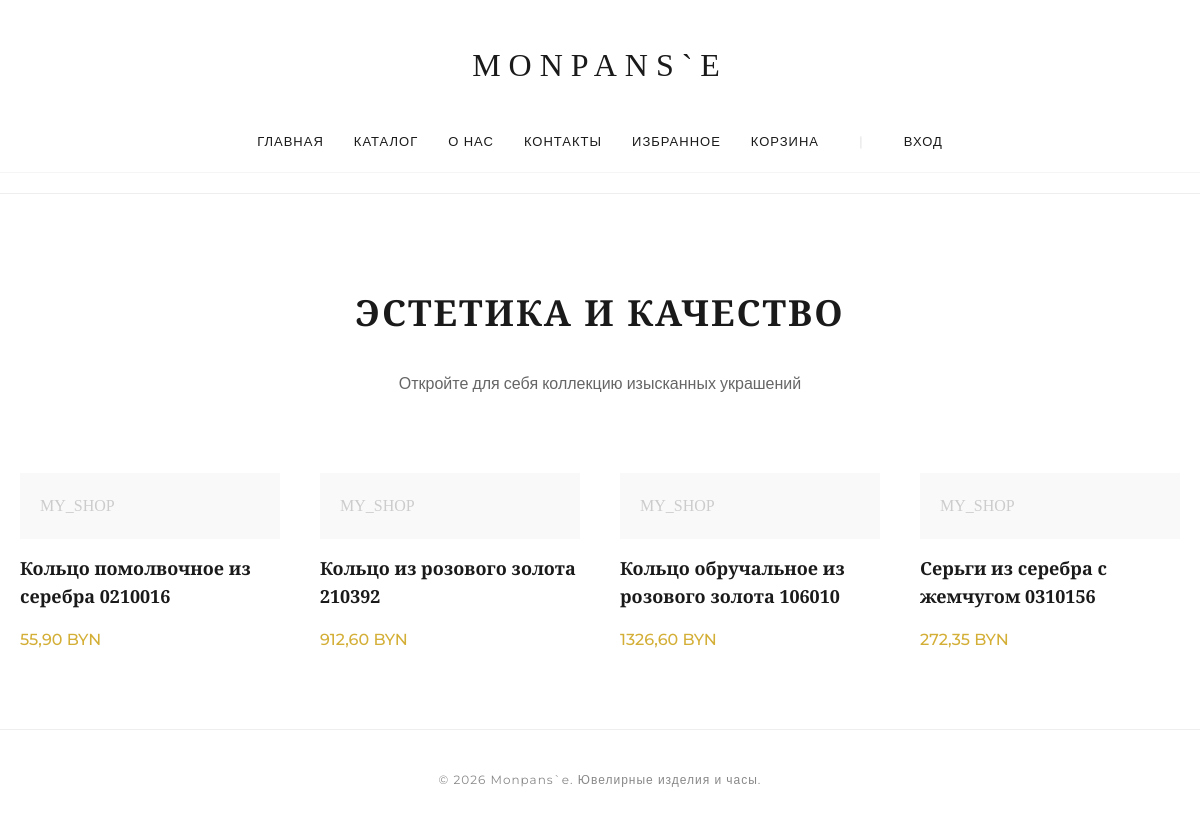
The app's page /, older data.
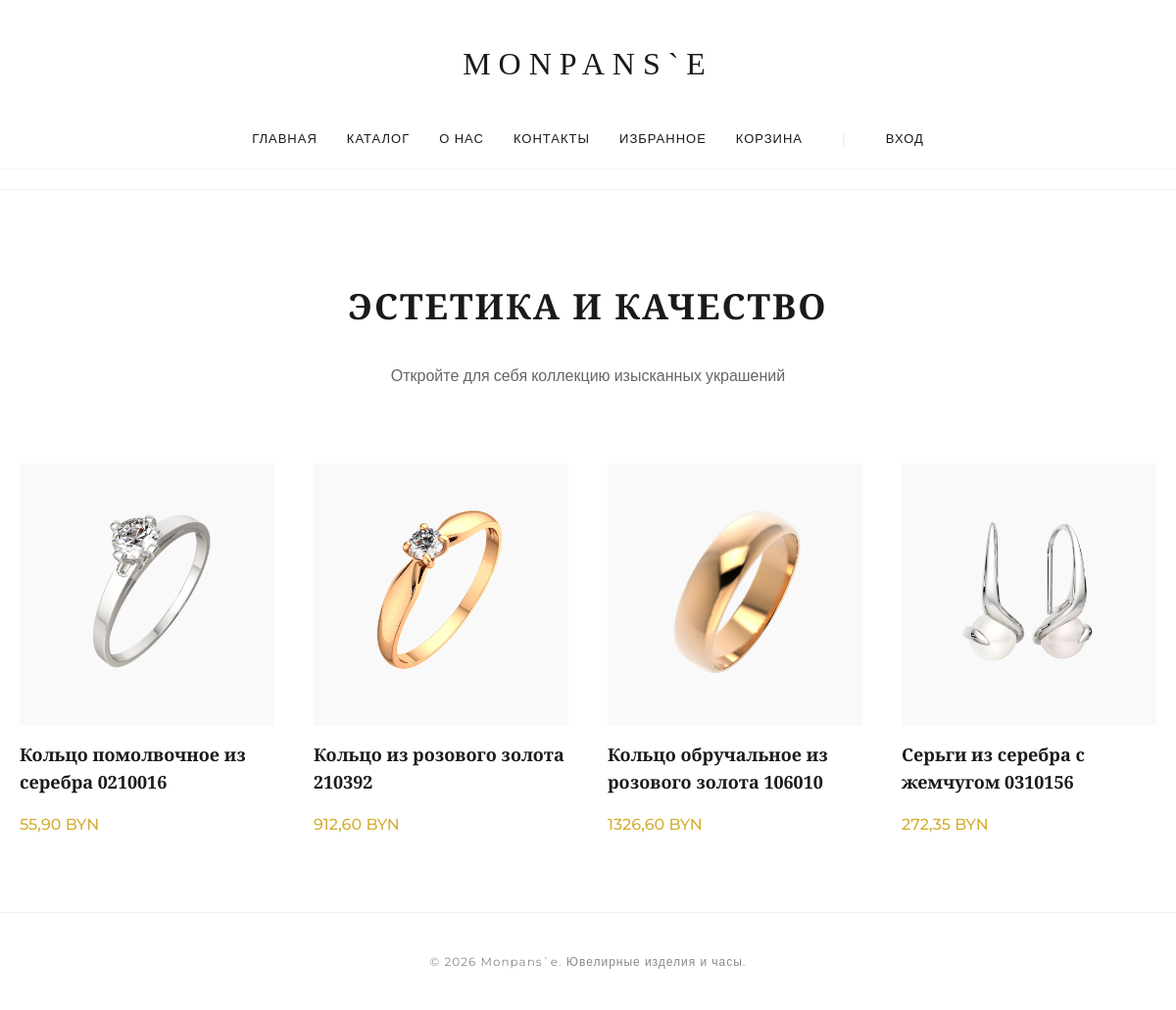
The same page, newer data.
### shop/models.py (models this page shows, shortened)
class Product(models.Model):
    MATERIAL_CHOICES = [
        ('gold', 'Золото'),
        ('rose gold', 'Розовое золото'),
        ('white gold', 'Белое золото'),
        ('silver', 'Серебро'),
        ('platinum', 'Платина'),
    ]
    INSERT_CHOICES = [
        ('diamond', 'Бриллиант'),
        ('emerald', 'Изумруд'),
        ('pearl', 'Жемчуг'),
        ('none', 'Без вставки'),
    ]
    GENDER_CHOICES = [
        ('women', 'Женщинам'),
        ('men', 'Мужчинам'),
        ('unisex', 'Унисекс'),
    ]
    category = models.ForeignKey(Category, on_delete=models.CASCADE, related_name='products', verbose_name="Категория")
    title = models.CharField(max_length=255, verbose_name="Название изделия")
    description = models.TextField(verbose_name="Описание")
    base_price = models.DecimalField(max_digits=10, decimal_places=2, verbose_name="Базовая цена")
    material = models.CharField(max_length=30, choices=MATERIAL_CHOICES, blank=True, null=True, verbose_name="Материал")
    insertion = models.CharField(max_length=30, choices=INSERT_CHOICES, blank=True, null=True, verbose_name="Вставка")
    gender = models.CharField(max_length=10, choices=GENDER_CHOICES, default='women', verbose_name="Для кого")
    sample = models.IntegerField(verbose_name="Проба")
    image = models.ImageField(upload_to='products/', null=True, blank=True, verbose_name="Изображение")
    class Meta:
        verbose_name = "Изделие"
        verbose_name_plural = "Изделия"

### shop/views.py (the view)
# urls.py: 2. Add a URL to urlpatterns:  path('', views.home, name='home')
def home(request):
    products = Product.objects.all()
    return render(request, 'shop/index.html', {'products': products})

### shop/templates/shop/index.html (shortened to what this page needs)
{% extends 'shop/base.html' %}
{% block content %}
<section style="text-align: center; padding: 60px 0;">
    <h1 style="font-family: 'Playfair Display', serif; font-size: 36px; text-transform: uppercase;">Эстетика и качество</h1>
    <p style="color: #666; font-weight: 300;">Откройте для себя коллекцию изысканных украшений</p>
</section>
<div style="display: grid; grid-template-columns: repeat(auto-fill, minmax(250px, 1fr)); gap: 40px;">
    {% for product in products %}
    <div style="text-align: left;">
        <a href="{% url 'product_detail' product.id %}" style="text-decoration: none; color: inherit;">
            <div style="background: #f9f9f9; padding: 20px; margin-bottom: 15px;">
                {% if product.image %}
                    <img src="{{ product.image.url }}" style="max-width: 100%; max-height: 100%; object-fit: contain;">
                {% else %}
                    <span style="color: #ccc; font-family: 'Playfair Display';">MY_SHOP</span>
                {% endif %}
            </div>
            <h3 style="font-family: 'Playfair Display', serif; font-size: 18px; margin: 0;">{{ product.title }}</h3>
            <p style="color: #d4af37; font-weight: 500;">{{ product.base_price }} BYN</p>
        </a>
    </div>
    {% empty %}
    <p>Товары скоро появятся.</p>
    {% endfor %}
</div>
{% endblock %}

Row changes from the older to the newer data that the page shows:
changed Product "Кольцо помолвочное из серебра 0210016": image: picture added; no longer shows "MY_SHOP"
changed Product "Кольцо из розового золота 210392": image: picture added; no longer shows "MY_SHOP"
changed Product "Кольцо обручальное из розового золота 106010": image: picture added; no longer shows "MY_SHOP"
changed Product "Серьги из серебра с жемчугом 0310156": image: picture added; no longer shows "MY_SHOP"
